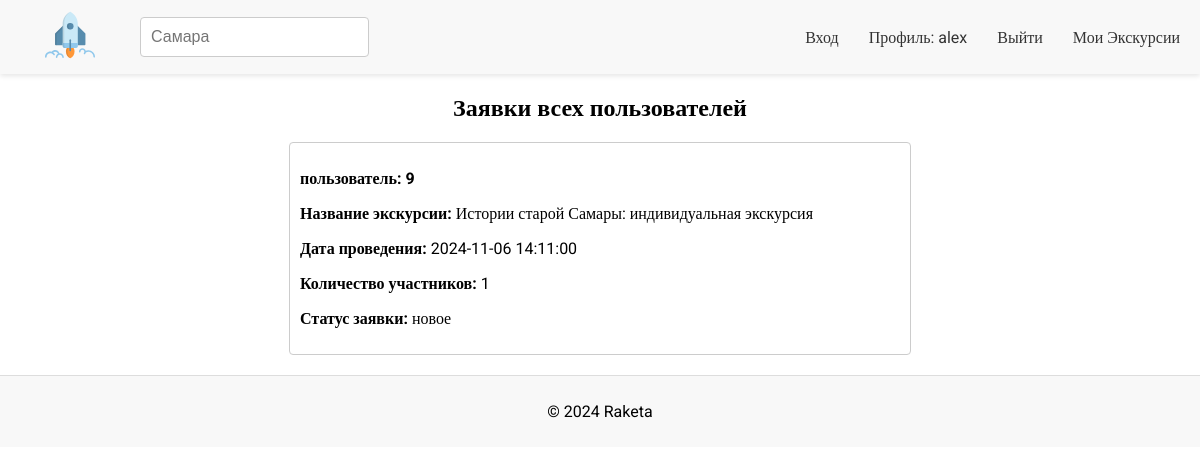
Screenshot of /admin.php (signed in) with the database file from the repository.
### tables this page shows
CREATE TABLE `statements` (
  `id` int NOT NULL,
  `user_id` int NOT NULL,
  `name` varchar(255) NOT NULL,
  `date` datetime NOT NULL,
  `participants` int NOT NULL,
  `status` set('новое','подтверждено','отклонено') NOT NULL DEFAULT 'новое',
  `price` int NOT NULL
);

### admin.php (the view, shortened to what this page needs)
<!DOCTYPE html>
<html lang="en">
<head>
    <link rel="stylesheet" href="css/styles.css">
</head>
<body>
    <? include 'elements/header.php' ?>
    <h2>Заявки всех пользователей</h2>
    <div class="results">
        <?php
        include_once("db.php");
        $result = mysqli_query($link, "SELECT * FROM `statements` LEFT JOIN `users` ON statements.user_id = users.id ORDER BY date DESC");
        while ($row = mysqli_fetch_assoc($result)) {
            echo "<div class='statement'>
            <p><b>пользователь: $row[user_id]</b></p>
            <p><b>Название экскурсии: </b>$row[name]</p>
            <p><b>Дата проведения: </b>$row[date]</p>
            <p><b>Количество участников: </b>$row[participants]</p>
            <p><b>Статус заявки: </b>$row[status]</p>
            </div>";
        }
        ?>
    </div>
<? include 'elements/footer.php' ?>
</body>
</html>

### css/styles.css (style rules this page uses)
body { display: flex; flex-direction: column; font-size: 16px; font-family: "Roboto"; margin: 0; padding: 0; }
h1, h2, h3 { text-align: center; }
.results { padding: 0 20px 0 20px; display: flex; flex-direction: column; justify-content: space-evenly; align-items: center; }
.statement { border: 1px solid #ccc; border-radius: 4px; width: 50vw; padding: 10px; margin-bottom: 20px; }
h2 { text-align: center; margin-bottom: 1.25rem; }

### rows the page displays
statements: user "9", name "Истории старой Самары: индивидуальная экскурсия", date "2024-11-06 14:11:00", participants "1", status "новое"

### other values shown
$_SESSION['login'] "alex"
